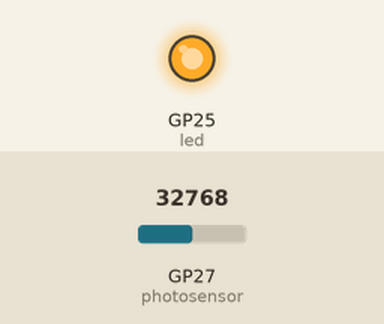
Bench run of a program on a simulated Raspberry Pi Pico running CircuitPython. Shown: output pins drawn as LEDs (lit = HIGH). Inputs (shaded band) come from the test bench; at power-on: GP27 (photosensor) = 32768 (analog values on the 0–65535 scale). What the program prints to the serial console is not drawn.

Above: at 1.2 s.
1.3 s: GP27 (photosensor) set to 7864
11.9 s: GP27 (photosensor) set to 0
At 12.7 s:
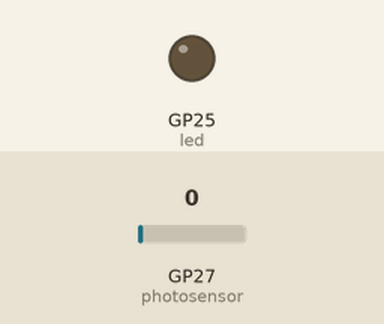
Timing chart, 0 to 13.8 s (numbered marks = the images above; inputs shaded):
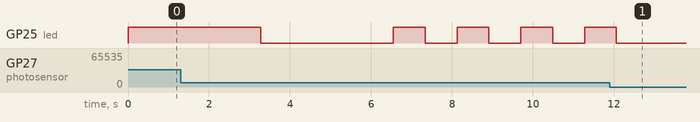

Measured:
- after the input at 11.9 s, GP25 (led): goes on until 12.1 s, then stays LOW
- by itself, GP25 (led): repeats every 1.6 s: HIGH 0.79 s, LOW 0.79 s

The program:

photosensor.py
```python
'''
Read the values from the photosensor monitor and use that to control the rate of blinking
on the Pico's built in LED
'''
import board
import time

from analogio import AnalogIn
from digitalio import  DigitalInOut

# set up the ADC for reading the photosensor
photosensor = AnalogIn(board.GP27)

# set up the LED on the PICO
led = DigitalInOut(board.LED)
led.switch_to_output()

delay = 0

# runtime loop, goes forever
try:
    while True:
        # read the value from the sensor
        value = photosensor.value
        # adjust value to be a reasonable amount of time!
        delay = value / 10000
        #print value to the serial console
        print(f"{value}, {delay}")
        # turn on the LED for a period of time controlled by the sensor read
        led.value = True
        time.sleep(delay)
        # turn off the LED for the same period of time
        led.value = False
        time.sleep(delay)
finally:
    led.value = False # ensure that the LED is shut off when the code is ended via an interrupt
```
